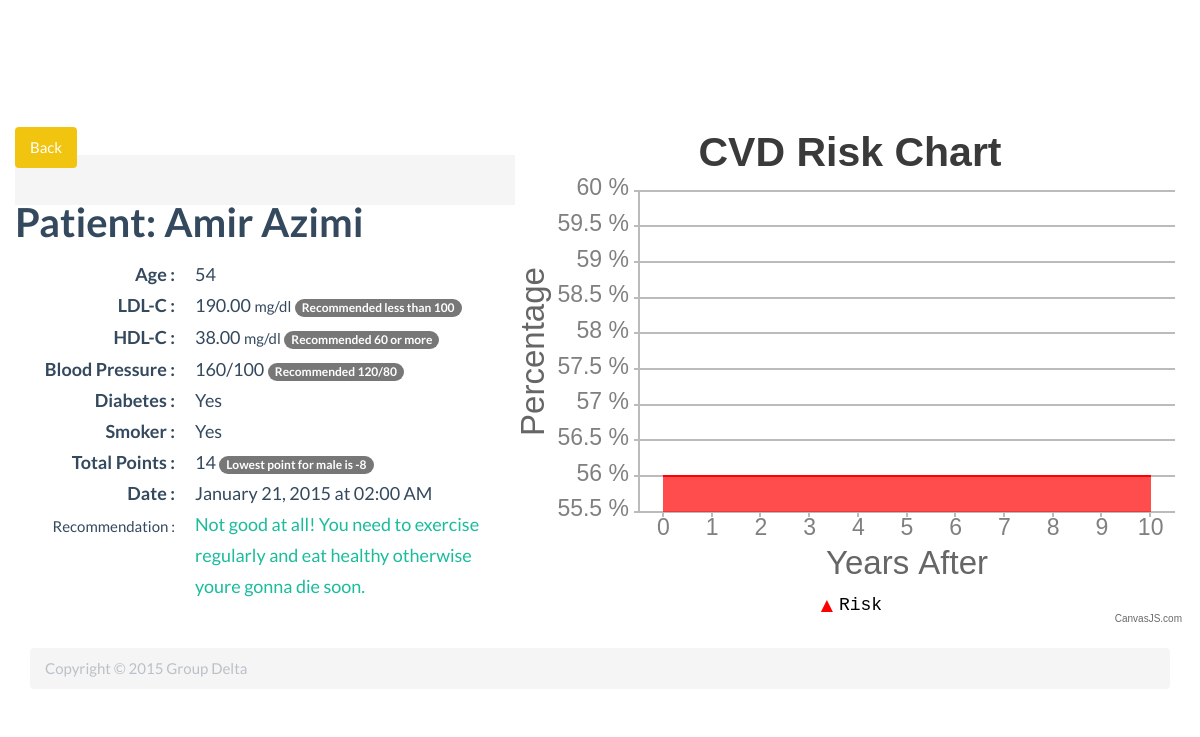
Page /patient_chart.php?id=2 (signed in) on the committed database.
### tables this page shows
CREATE TABLE IF NOT EXISTS `Patients` (
`id` int(11) NOT NULL,
  `doctor_id` int(11) NOT NULL,
  `username` varchar(30) NOT NULL,
  `password` varchar(60) NOT NULL,
  `firstname` varchar(45) DEFAULT NULL,
  `lastname` varchar(45) DEFAULT NULL,
  `gender` varchar(10) NOT NULL,
  `dob` int(11) NOT NULL,
  `email` varchar(255) DEFAULT NULL,
  `token` varchar(255) DEFAULT NULL
);

CREATE TABLE IF NOT EXISTS `Health` (
`id` int(11) NOT NULL,
  `patient_id` int(11) NOT NULL,
  `gender` varchar(45) DEFAULT NULL,
  `age` int(5) DEFAULT NULL,
  `ldl_c` double(11,2) DEFAULT NULL,
  `cholesterol` double(11,2) DEFAULT NULL,
  `hdl_c` double(11,2) DEFAULT NULL,
  `bp` varchar(100) DEFAULT NULL,
  `diabetes` tinyint(1) DEFAULT NULL,
  `smoker` tinyint(1) DEFAULT NULL,
  `total_point` int(11) DEFAULT NULL,
  `rec` text,
  `date` timestamp NULL DEFAULT CURRENT_TIMESTAMP ON UPDATE CURRENT_TIMESTAMP
);

### includes/functions.php (called while the page is built, shortened)
<?php
function datetime_to_text($datetime = "") {
	$unixdatetime = strtotime($datetime);
	return strftime("%B %d, %Y at %I:%M %p", $unixdatetime);
}
function find_patient_by_id($user_id) {
	global $connection;
	$safe_user_id = mysqli_real_escape_string($connection, $user_id);
	$query        = "SELECT * ";
	$query .= " FROM Patients ";
	$query .= " WHERE id = {$safe_user_id} ";
	$query .= " LIMIT 1";
	$user_set = mysqli_query($connection, $query);
	if($user = mysqli_fetch_assoc($user_set)) {
		return $user;
	} else {
		return NULL;
	}
}
function find_health_by_id($health_id) {
	global $connection;
	$safe_health_id = mysqli_real_escape_string($connection, $health_id);
	$query          = "SELECT * ";
	$query .= " FROM Health ";
	$query .= " WHERE id = {$safe_health_id} ";
	$query .= " LIMIT 1";
	$health_set = mysqli_query($connection, $query);
	if($health = mysqli_fetch_assoc($health_set)) {
		return $health;
	} else {
		return NULL;
	}
}
function result($point) {
	$value = 0;
	if($point >= 14) {
		$value = 56;
	}
	return $value;
}

### public/patient_chart.php (the view, shortened to what this page needs)
<?php require_once("../includes/db_connection.php"); ?>
<?php require_once("../includes/functions.php"); ?>
<?php $health = find_health_by_id($_GET["id"]); ?>
<?php $user = find_patient_by_id($_SESSION["patient_id"]); ?>
<?php include("../includes/header.php"); ?>
<script type="text/javascript">
	window.onload = function () {
		var chart = new CanvasJS.Chart("chartContainer",
		{
			title:{
				text: "CVD Risk Chart"
			},
			animationEnabled: true,
			axisY :{
				title: "Percentage",
				includeZero: false,
				maximum: 60,
				// valueFormatString: "#0,.",
				suffix: " %"
			},
			axisX: {
				title: "Years After"
			},
			toolTip: {
				shared: true,
				content: "<span style='\"'color: {color};'\"'><strong>{name}</strong></span> {y}%"
			},
			data: [
			{
				type: "splineArea",
				color: "red",
				showInLegend: true,
				name: "Risk",
				dataPoints: [
				{x: 0, y: <?php echo result($health["total_point"]); ?>},
				{x: 1, y: <?php echo result($health["total_point"]+1); ?>},
				{x: 2, y: <?php echo result($health["total_point"]+2); ?>},
				{x: 3, y: <?php echo result($health["total_point"]+3); ?>},
				{x: 4, y: <?php echo result($health["total_point"]+4); ?>},
				{x: 5, y: <?php echo result($health["total_point"]+5); ?>},
				{x: 6, y: <?php echo result($health["total_point"]+6); ?>},
				{x: 7, y: <?php echo result($health["total_point"]+7); ?>},
				{x: 8, y: <?php echo result($health["total_point"]+8); ?>},
				{x: 9, y: <?php echo result($health["total_point"]+9); ?>},
				{x: 10, y: <?php echo result($health["total_point"]+10); ?>}
				]
			},
			]
		});
chart.render();
}
</script>
<br /><br /><br /><br />
<section class="col-lg-5">
	<a href="patient_content.php" class="btn btn-warning">Back</a>
	<h3>Patient: <?php echo htmlentities($user["firstname"]) ." ". htmlentities($user["lastname"]) ?></h3>
	<dl class="dl-horizontal">
		<dt>Age :</dt>
		<dd><?php echo $health["age"]; ?></dd>
		<dt>LDL-C :</dt>
		<dd><?php echo $health["ldl_c"]; ?>
			<small>mg/dl</small> <span class="badge">Recommended less than 100</span>
		</dd>
		<dt>HDL-C :</dt>
		<dd><?php echo $health["hdl_c"]; ?>
			<small>mg/dl</small> <span class="badge">Recommended 60 or more</span>
		</dd>
		<dt>Blood Pressure :</dt>
		<dd><?php echo $health["bp"]; ?>
			<span class="badge">Recommended 120/80</span>
		</dd>
		<dt>Diabetes :</dt>
		<dd><?php echo $health["diabetes"] ? "Yes": "No"; ?></dd>
		<dt>Smoker :</dt>
		<dd><?php echo $health["smoker"] ? "Yes": "No"; ?></dd>
		<dt>Total Points :</dt>
		<dd><?php echo $health["total_point"]; ?>
			<?php if($user["gender"] == "Male"): ?>
				<span class="badge">Lowest point for male is -8</span>
			<?php else: ?>
				<span class="badge">Lowest point for female is -10</span>
			<?php endif; ?>
		</dd>
		<dt>Date :</dt>
		<dd><?php echo datetime_to_text($health["date"]); ?></dd>
		<dt><label for="comment">Recommendation :</label></dt>
		<dd>
			<?php if(!empty($health["rec"])) { ?>
			<p class="text-primary"><?php echo htmlentities($health["rec"]); ?></p>
			<?php } else { ?>
			<p class="text-danger">No recommendation!</p>
			<?php } ?>
		</dd>
	</dl>
</section>
<section class="col-lg-7">
	<div id="chartContainer" style="height: 500px; width: 100%;">
</section>
<br />
	<?php include("../includes/footer.php"); ?>

### public/css/custom.css (style rules this page uses)
html, body { height: 100%; }
.btn { margin: 3px 0; }

### rows in the picture
patients: firstname "Amir", lastname "Azimi"
health: age "54", ldl_c "190.00", hdl_c "38.00", bp "160/100", total_point "14", date "January 21, 2015 at 02:00 AM", rec "Not good at all! You need to exercise regularly and eat healthy otherwise youre gonna die soon."

### other values in the picture
chart data {{ result($health["total_point"]) }} 56
chart data {{ result($health["total_point"]+1) }} 56
chart data {{ result($health["total_point"]+2) }} 56
chart data {{ result($health["total_point"]+3) }} 56
